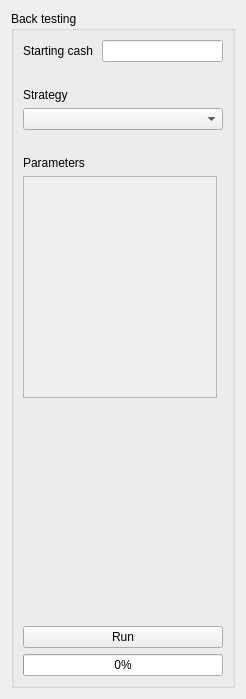
<?xml version="1.0" encoding="UTF-8"?>
<ui version="4.0">
 <class>Form</class>
 <widget class="QWidget" name="Form">
  <property name="geometry">
   <rect>
    <x>0</x>
    <y>0</y>
    <width>234</width>
    <height>699</height>
   </rect>
  </property>
  <property name="windowTitle">
   <string>Form</string>
  </property>
  <layout class="QGridLayout" name="gridLayout_2">
   <item row="0" column="0">
    <widget class="QGroupBox" name="groupBox">
     <property name="title">
      <string>Back testing</string>
     </property>
     <layout class="QGridLayout" name="gridLayout">
      <item row="7" column="0">
       <widget class="QScrollArea" name="scrollArea">
        <property name="widgetResizable">
         <bool>true</bool>
        </property>
        <widget class="QWidget" name="scrollAreaWidgetContents">
         <property name="geometry">
          <rect>
           <x>0</x>
           <y>0</y>
           <width>188</width>
           <height>219</height>
          </rect>
         </property>
         <layout class="QVBoxLayout" name="verticalLayout">
          <item>
           <layout class="QFormLayout" name="parametersLayout"/>
          </item>
         </layout>
        </widget>
       </widget>
      </item>
      <item row="5" column="0">
       <spacer name="verticalSpacer_2">
        <property name="orientation">
         <enum>Qt::Vertical</enum>
        </property>
        <property name="sizeType">
         <enum>QSizePolicy::Preferred</enum>
        </property>
        <property name="sizeHint" stdset="0">
         <size>
          <width>20</width>
          <height>20</height>
         </size>
        </property>
       </spacer>
      </item>
      <item row="8" column="0">
       <spacer name="verticalSpacer">
        <property name="orientation">
         <enum>Qt::Vertical</enum>
        </property>
        <property name="sizeType">
         <enum>QSizePolicy::Expanding</enum>
        </property>
        <property name="sizeHint" stdset="0">
         <size>
          <width>20</width>
          <height>40</height>
         </size>
        </property>
       </spacer>
      </item>
      <item row="3" column="0">
       <widget class="QLabel" name="label_4">
        <property name="text">
         <string>Strategy</string>
        </property>
       </widget>
      </item>
      <item row="4" column="0" colspan="2">
       <widget class="QComboBox" name="strategyNameCB">
        <property name="sizePolicy">
         <sizepolicy hsizetype="Preferred" vsizetype="Fixed">
          <horstretch>0</horstretch>
          <verstretch>0</verstretch>
         </sizepolicy>
        </property>
        <property name="minimumSize">
         <size>
          <width>200</width>
          <height>0</height>
         </size>
        </property>
       </widget>
      </item>
      <item row="9" column="0" colspan="2">
       <widget class="QPushButton" name="runBacktestPB">
        <property name="sizePolicy">
         <sizepolicy hsizetype="Minimum" vsizetype="Preferred">
          <horstretch>0</horstretch>
          <verstretch>0</verstretch>
         </sizepolicy>
        </property>
        <property name="text">
         <string>Run</string>
        </property>
       </widget>
      </item>
      <item row="6" column="0" colspan="2">
       <widget class="QLabel" name="label_3">
        <property name="text">
         <string>Parameters</string>
        </property>
       </widget>
      </item>
      <item row="12" column="0" colspan="2">
       <widget class="QProgressBar" name="runningStratPB">
        <property name="value">
         <number>0</number>
        </property>
       </widget>
      </item>
      <item row="0" column="0" colspan="2">
       <layout class="QGridLayout" name="gridLayout_3">
        <property name="spacing">
         <number>9</number>
        </property>
        <item row="0" column="0">
         <widget class="QLabel" name="label">
          <property name="text">
           <string>Starting cash</string>
          </property>
         </widget>
        </item>
        <item row="0" column="1">
         <widget class="QLineEdit" name="startingCashLE">
          <property name="inputMask">
           <string/>
          </property>
         </widget>
        </item>
       </layout>
      </item>
      <item row="2" column="0">
       <spacer name="verticalSpacer_3">
        <property name="orientation">
         <enum>Qt::Vertical</enum>
        </property>
        <property name="sizeType">
         <enum>QSizePolicy::Maximum</enum>
        </property>
        <property name="sizeHint" stdset="0">
         <size>
          <width>20</width>
          <height>20</height>
         </size>
        </property>
       </spacer>
      </item>
     </layout>
    </widget>
   </item>
  </layout>
 </widget>
 <resources/>
 <connections/>
</ui>
